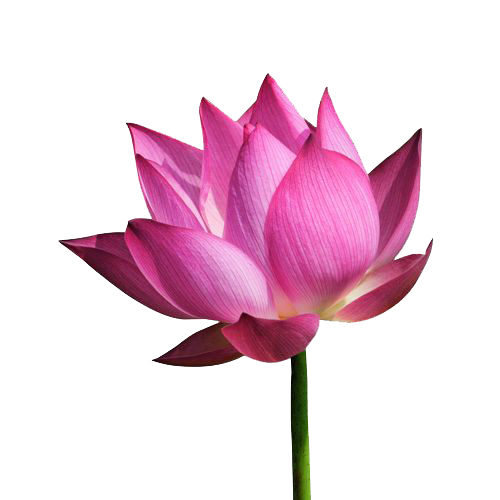
#> input picture flower.png, 500 x 500 px
$ python LSBSteganography.py
#> lines starting #> are read from the running program, lines starting #| are printed output that depends on the picture; after the words box and inside, x2 and y2 are one past the last pixel; in counts of white or black regions, pixels touching at a corner belong together
import numpy as np
from PIL import Image
import math
import os

class LSBSteganography:
    def __init__(self):
        self.zigzag_indices = None

    def _generate_zigzag_indices(self, width, height):
        """Generate zigzag scan pattern indices"""
        indices = []
        for i in range(0, height, 8):
            for j in range(0, width, 8):
                block_indices = []
                for k in range(8):
                    if k % 2 == 0:
                        # Left to right
                        block_indices.extend([(i + k, j + x) for x in range(8)])
                    else:
                        # Right to left
                        block_indices.extend([(i + k, j + x) for x in range(7, -1, -1)])
                indices.extend(block_indices)
        self.zigzag_indices = indices

    def _text_to_bits(self, text):
        """Convert text to binary string"""
        if isinstance(text, str):
            return ''.join(format(ord(i), '08b') for i in text)
        elif isinstance(text, bytes):
            return ''.join(format(i, '08b') for i in text)
        else:
            raise TypeError("Text must be string or bytes")

    def _bits_to_text(self, bits):
        """Convert binary string to text"""
        chars = []
        for i in range(0, len(bits), 8):
            byte = bits[i:i+8]
            chars.append(chr(int(byte, 2)))
        return ''.join(chars)

    def _calculate_psnr(self, original_img, stego_img):
        """Calculate PSNR between original and stego image"""
        mse = np.mean((original_img - stego_img) ** 2)
        if mse == 0:
            return float('inf')
        max_pixel = 255.0
        psnr = 20 * math.log10(max_pixel / math.sqrt(mse))
        return psnr

    def _generate_key(self, img_array, message_bits):
        """Generate dynamic symmetric key as described in the paper"""
        key = []
        message_index = 0

        for i in range(len(self.zigzag_indices)):
            if message_index >= len(message_bits):
                break

            x, y = self.zigzag_indices[i]
            pixel = img_array[x, y]

            # Get LSB and next bit
            lsb = pixel & 1
            next_bit = (pixel >> 1) & 1

            msg_bit = int(message_bits[message_index])

            # Key generation rules from the paper
            if msg_bit == lsb:
                key_bit = 0
            elif msg_bit == next_bit:
                key_bit = 1
            else:
                key_bit = 0

            key.append(str(key_bit))
            message_index += 1

        return ''.join(key)

    def encode(self, image_path, message, output_path):
        """Encode message into image using LSB with dynamic key"""
#> called with image_path = 'flower.png', message = 'This is a secret message!', output_path = 'stego_image.png'
        # Open image and convert to numpy array
        img = Image.open(image_path)
#> img is the input picture: PIL image 500x500 RGBA; mean R, G, B, A 237, 210.4, 223.9, 66.1
        # Convert to grayscale if it's a color image
        if img.mode != 'L':
            img = img.convert('L')
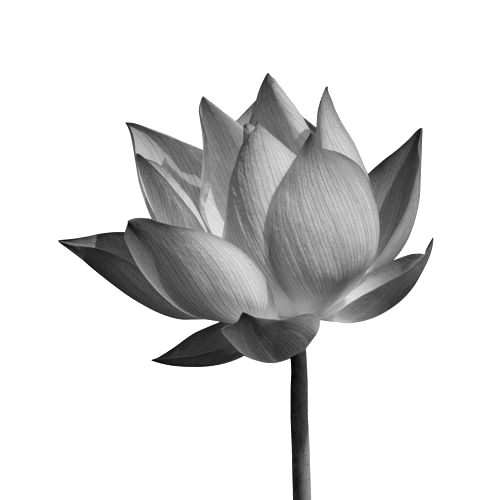
#> img: PIL image 500x500 L; min 0, max 255, mean 219.9
        img_array = np.array(img)

        # Generate zigzag pattern
        height, width = img_array.shape[:2]
#> height = 500; width = 500
        self._generate_zigzag_indices(width, height)

        # Convert message to binary
        message_bits = self._text_to_bits(message)
        message_len = len(message_bits)
#> message_len = 200

        # Check if message fits in image
        max_bits = len(self.zigzag_indices)
#> max_bits = 254016
        if message_len > max_bits:
            raise ValueError(f"Message too large for image. Max bits: {max_bits}, Message bits: {message_len}")

        # Generate dynamic key
        key = self._generate_key(img_array, message_bits)

        # Encode message using LSB
        stego_img = img_array.copy()
        message_index = 0

        for i in range(len(self.zigzag_indices)):
            if message_index >= message_len:
                break

            x, y = self.zigzag_indices[i]
            pixel = stego_img[x, y]

            # Modify LSB
            msg_bit = int(message_bits[message_index])
            stego_img[x, y] = (pixel & 0xFE) | msg_bit

            message_index += 1
#> stego_img: shape (500, 500); 0.04% of pixels changed, all inside (x1, y1, x2, y2) = (0, 0, 31, 8)

        # Save stego image
        stego_image = Image.fromarray(stego_img)
        stego_image.save(output_path)

        # Calculate PSNR
        psnr = self._calculate_psnr(img_array, stego_img)
        print(f"PSNR: {psnr:.2f} dB")
#| PSNR: 81.66 dB
#> (printed output is left out)

        # Save key to file
        key_path = os.path.splitext(output_path)[0] + "_key.txt"
        with open(key_path, 'w') as f:
            f.write(key)

        return key

    def decode(self, stego_path, key_path):
        """Decode message from stego image using key"""
#> called with stego_path = 'stego_image.png', key_path = 'stego_image_key.txt'
        # Open stego image
        stego_img = Image.open(stego_path)
        # Convert to grayscale if it's a color image
        if stego_img.mode != 'L':
            stego_img = stego_img.convert('L')
        stego_array = np.array(stego_img)

        # Generate zigzag pattern (must be same as encoding)
        width, height = stego_img.size
        self._generate_zigzag_indices(width, height)

        # Read key
        with open(key_path, 'r') as f:
            key = f.read().strip()

        # Decode message
        message_bits = []
        key_index = 0

        for i in range(len(self.zigzag_indices)):
            if key_index >= len(key):
                break

            x, y = self.zigzag_indices[i]
            pixel = stego_array[x, y]

            # Get LSB and next bit
            lsb = pixel & 1
            next_bit = (pixel >> 1) & 1

            key_bit = int(key[key_index])

            # Reconstruct message bit based on key
            if key_bit == 0:
                msg_bit = lsb
            else:
                msg_bit = next_bit

            message_bits.append(str(msg_bit))
            key_index += 1

        # Convert binary to text
        message = self._bits_to_text(''.join(message_bits))
        return message

# Example usage
if __name__ == "__main__":
    stego = LSBSteganography()

    # Encoding
    image_path = "flower.png"
    message = "This is a secret message!"
    output_path = "stego_image.png"

    print("Encoding message...")
    key = stego.encode(image_path, message, output_path)
    print(f"Generated key: {key[:50]}...")  # Print first 50 chars of key

    # Decoding
    print("\nDecoding message...")
    decoded_message = stego.decode(output_path, os.path.splitext(output_path)[0] + "_key.txt")
    print(f"Decoded message: {decoded_message}")
#| Decoded message: This is a secret message!
